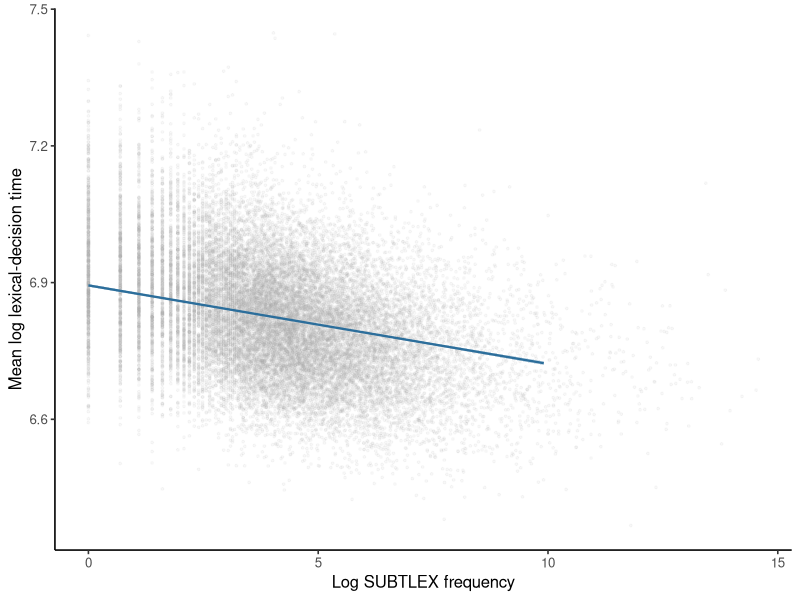

R code for this plot:
## ---- chunk 1
#| label: load-and-fit-mald-multiple-regression
library(ggplot2)

mald <- read.csv("data/mald/mald-items.csv", stringsAsFactors = FALSE)
mald$log_frequency_c <-
  mald$log_frequency_subtlex - mean(mald$log_frequency_subtlex)
mald$log_duration_c <- mald$log_duration - mean(mald$log_duration)
mald$n_phones_c <- mald$n_phones - mean(mald$n_phones)

fit <- lm(
  mean_log_rt ~ log_frequency_c + log_duration_c + n_phones_c,
  data = mald
)

stopifnot(
  nrow(mald) == 23756L,
  !anyDuplicated(mald$item),
  all(mald$n_observations >= 5L)
)

coef(summary(fit))
## ---- chunk 2
#| label: plot-mald-multiple-regression
#| fig-cap: "MALD item summaries and the fitted frequency relation at observed mean duration and phone count."
grid <- data.frame(
  log_frequency_subtlex = seq(
    quantile(mald$log_frequency_subtlex, .01),
    quantile(mald$log_frequency_subtlex, .99),
    length.out = 160L
  )
)
grid$log_frequency_c <-
  grid$log_frequency_subtlex - mean(mald$log_frequency_subtlex)
grid$log_duration_c <- 0
grid$n_phones_c <- 0
interval <- predict(fit, newdata = grid, interval = "confidence")
grid$fit <- interval[, "fit"]
grid$low <- interval[, "lwr"]
grid$high <- interval[, "upr"]

point_opacity <- 0.08
interval_opacity <- 0.18
ggplot(mald, aes(log_frequency_subtlex, mean_log_rt)) +
  geom_ribbon(
    data = grid,
    aes(x = log_frequency_subtlex, ymin = low, ymax = high),
    inherit.aes = FALSE,
    fill = "#2C6E9B",
    alpha = interval_opacity
  ) +
  geom_point(color = "grey65", alpha = point_opacity, size = 0.65) +
  geom_line(data = grid, aes(y = fit), color = "#2C6E9B", linewidth = 0.8) +
  labs(
    x = "Log SUBTLEX frequency",
    y = "Mean log lexical-decision time"
  ) +
  theme_classic(base_size = 12)
